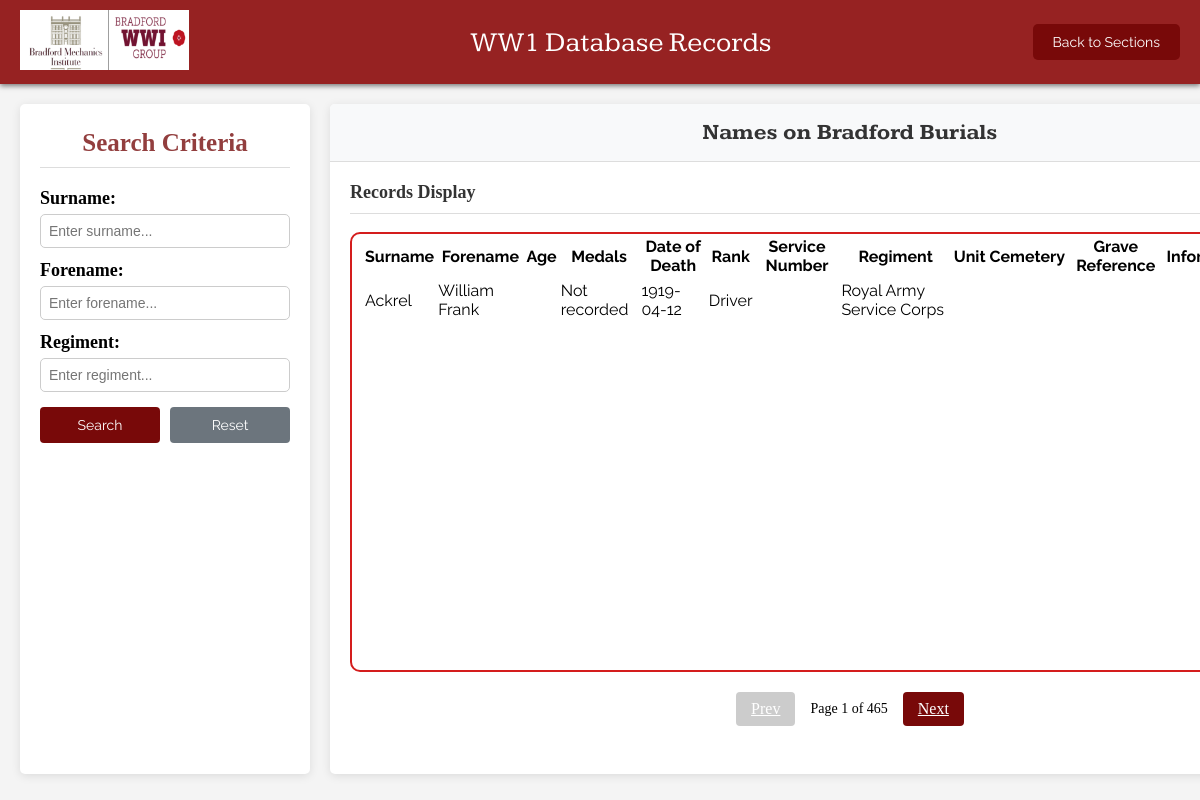
The page /php_html/buried.php (signed in) on the database its author committed.
### tables this page shows
CREATE TABLE `buried` (
  `BuriedID` int(11) NOT NULL,
  `Surname` varchar(35) NOT NULL,
  `Forename` varchar(35) NOT NULL,
  `DoB` date DEFAULT NULL,
  `Medals` varchar(255) DEFAULT NULL,
  `Date of Death` date NOT NULL,
  `Rank` varchar(255) NOT NULL,
  `Service No` varchar(255) NOT NULL,
  `Regiment` varchar(255) NOT NULL,
  `Battalion` varchar(255) DEFAULT NULL,
  `Cemetary` varchar(255) NOT NULL,
  `Grave Ref` varchar(255) NOT NULL,
  `Info` text NOT NULL
);

### php_html/buried.php (the view, shortened to what this page needs)
<?php
require 'db_connect.php';
$surname = $_GET['surname'] ?? '';
$forename = $_GET['forename'] ?? '';
$regiment = $_GET['regiment'] ?? '';
$page = $_GET['page'] ?? 1;
$offset = ($page - 1);
$query = "SELECT * FROM buried WHERE 1=1";
$params = [];
$query .= " LIMIT 1 OFFSET ?";
$params[] = $offset;
$stmt = $mysqli->prepare($query);
$stmt->bind_param(str_repeat('s', count($params)), ...$params);
$stmt->execute();
$results = $stmt->get_result()->fetch_all(MYSQLI_ASSOC);
$total_query = "SELECT COUNT(*) AS total FROM buried WHERE 1=1";
$total_stmt = $mysqli->prepare($total_query);
$total_stmt->execute();
$total_pages = $total_stmt->get_result()->fetch_row()[0];
?>
<!DOCTYPE html>
<html lang="en">
<head>
    <link rel="stylesheet" href="../css/database.css">
</head>
<body>
    <div class="navbar">
        <div class="logo">
            <img src="../rsc/GroupLogo.png" alt="WW1 Group">
        </div>
        <div class="title">
            WW1 Database Records
        </div>
        <div class="navbuttons">
            <button type="button" onclick="location.href='userSection.php   '">Back to Sections</button>
        </div>
    </div>
    <div class="container">
        <div class="search-panel">
            <h3>Search Criteria</h3>
            <form id="searchForm" method="get">
                <div class="form-group">
                    <label for="surname">Surname:</label>
                    <input type="text" id="surname" name="surname" placeholder="Enter surname..." value="<?php echo htmlspecialchars($surname); ?>">
                </div>
                <div class="form-group">
                    <label for="forename">Forename:</label>
                    <input type="text" id="forename" name="forename" placeholder="Enter forename..." value="<?php echo htmlspecialchars($forename); ?>">
                </div>
                <div class="form-group">
                    <label for="regiment">Regiment:</label>
                    <input type="text" id="regiment" name="regiment" placeholder="Enter regiment..." value="<?php echo htmlspecialchars($regiment); ?>">
                </div>
                <div class="form-buttons">
                    <button type="button" id="searchButton">Search</button>
                    <button type="button" id="resetButton" onclick="window.location.href = 'buried.php';">Reset</button>
                </div>
            </form>
        </div>
        <div class="content-panel">
            <div class="database-title">
                <h2>Names on Bradford Burials</h2>
            </div>
            <div class="records-container">
                <h3 id="resultsHeading">Records Display</h3>
                <div class="display">
                    <?php
                    if (empty($results)) {
                        echo "<p>No records found.</p>";
                    } else {
                        echo "<table class='records-table'>";
                        echo "<thead><tr>
                            <th>Surname</th>
                            <th>Forename</th>
                            <th>Age</th>
                            <th>Medals</th>
                            <th>Date of Death</th>
                            <th>Rank</th>
                            <th>Service Number</th>
                            <th>Regiment</th>
                            <th>Unit</th>
                            <th>Cemetery</th>
                            <th>Grave Reference</th>
                            <th>Information</th>
                            <th>Actions</th>
                        </tr></thead><tbody>";
                        foreach ($results as $row) {
                            echo "<tr>";
                            echo "<td>" . htmlspecialchars($row['Surname']) . "</td>";
                            echo "<td>" . htmlspecialchars($row['Forename']) . "</td>";
                            echo "<td>" . htmlspecialchars($row['Age']) . "</td>";
                            echo "<td>" . htmlspecialchars($row['Medals']) . "</td>";
                            echo "<td>" . htmlspecialchars($row['Date of Death']) . "</td>";
                            echo "<td>" . htmlspecialchars($row['Rank']) . "</td>";
                            echo "<td>" . htmlspecialchars($row['Service Number']) . "</td>";
                            echo "<td>" . htmlspecialchars($row['Regiment']) . "</td>";
                            echo "<td>" . htmlspecialchars($row['Unit']) . "</td>";
                            echo "<td>" . htmlspecialchars($row['Cemetery']) . "</td>";
                            echo "<td>" . htmlspecialchars($row['Grave Reference']) . "</td>";
                            echo "<td>" . htmlspecialchars($row['Information']) . "</td>";
                            echo "</tr>";
                        }
                        echo "</tbody></table>";
                    }
                    ?>
                </div>
                <div class="pagination">
                    <a href="?surname=<?php echo urlencode($surname); ?>&forename=<?php echo urlencode($forename); ?>&regiment=<?php echo urlencode($regiment); ?>&page=<?php echo $page - 1; ?>"
                        class="<?php echo ($page <= 1) ? 'disabled' : ''; ?>">
                        Prev
                    </a>
                    <span id="pageInfo">Page <?php echo $page; ?> of <?php echo $total_pages; ?></span>
                    <a href="?surname=<?php echo urlencode($surname); ?>&forename=<?php echo urlencode($forename); ?>&regiment=<?php echo urlencode($regiment); ?>&page=<?php echo $page + 1; ?>"
                    class="<?php echo ($page >= $total_pages) ? 'disabled' : ''; ?>">
                        Next
                    </a>
                </div>
            </div>
        </div>
    </div>
</body>
</html>

### css/database.css (style rules this page uses)
html, body { margin: 0; padding: 0; font-family: Arial, sans-serif; background-color: #f4f4f4; min-height: 100vh; display: flex; flex-direction: column; overflow: hidden; font-family: 'Winsel'; }
.navbar { display: flex; justify-content: space-between; align-items: center; width: 100%; background-color: #962222; padding: 10px 20px; box-sizing: border-box; box-shadow: 0 2px 5px rgba(0, 0, 0, 0.5); }
.navbar .logo img { height: 60px; }
.navbar .title { color: white; font-size: 28px; margin-left: 20px; }
.navbar .navbuttons { display: flex; gap: 10px; }
.navbar .navbuttons button { padding: 10px 20px; background-color: #780909; color: white; border: none; cursor: pointer; border-radius: 5px; font-size: 14px; font-family: 'Raleway'; }
.title { font-family: 'Kameron'; }
.container { display: flex; flex: 1; padding: 20px; gap: 20px; max-width: 1400px; margin: 0 auto; box-sizing: border-box; }
.search-panel { flex: 0 0 250px; background-color: white; border-radius: 5px; padding: 20px; box-shadow: 0 2px 10px rgba(0, 0, 0, 0.1); display: flex; flex-direction: column; gap: 15px; height: 630px; width: 290px; }
.search-panel h3 { margin: 5px 0; color: #923e3e; font-size: 25px; text-align: center; border-bottom: 1px solid #ddd; padding-bottom: 10px; }
.form-group { margin-bottom: 12px; }
.form-group label { display: block; margin-bottom: 5px; font-weight: bold; font-size: 18px; }
.form-group input { width: 100%; padding: 8px; border: 1px solid #ccc; border-radius: 5px; box-sizing: border-box; font-size: 14px; }
.form-buttons { display: flex; gap: 10px; margin-top: 15px; }
.form-buttons button { flex: 1; padding: 10px; border: none; border-radius: 4px; cursor: pointer; font-size: 14px; font-family: 'Raleway'; }
#searchButton { background-color: #780909; color: white; }
#resetButton { background-color: #6c757d; color: white; }
.content-panel { flex: 1; background-color: white; border-radius: 5px; box-shadow: 0 2px 10px rgba(0, 0, 0, 0.1); display: flex; flex-direction: column; width: 1000px; height: 670px; }
.database-title { background-color: #f8f9fa; padding: 15px 20px; border-bottom: 1px solid #ddd; border-top-left-radius: 5px; border-top-right-radius: 5px; font-family: 'Kameron'; }
.database-title h2 { margin: 0; color: #333; font-size: 22px; text-align: center; }
.records-container { flex: 1; padding: 20px; overflow-y: auto; }
.records-container h3 { margin-top: 0; color: #333; font-size: 18px; border-bottom: 1px solid #ddd; padding-bottom: 10px; }
.display { height: 436px; width: 970px; background-color: #ffffff; padding: 0px 10px; border-style: solid; border-width: 2px; border-color: #d41d1d; border-radius: 10px; font-family: 'Raleway'; }
.pagination { display: flex; justify-content: center; align-items: center; margin-top: 20px; gap: 15px; }
.pagination a { padding: 8px 15px; background-color: #780909; color: white; border: none; border-radius: 4px; cursor: pointer; }
.pagination a.disabled { background-color: #ccc; cursor: not-allowed; pointer-events: none; }
#pageInfo { font-size: 14px; }

### rows shown on the page
buried: Surname "Ackrel", Forename "William Frank", Medals "Not recorded", Date of Death "1919-04-12", Rank "Driver", Regiment "Royal Army Service Corps"

### other values the page prints
$page "1"
$total_pages "465"
